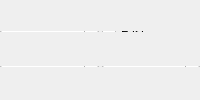
             <widget class="QWidget" name="VHFControls_widget" native="true">
              <property name="sizePolicy">
               <sizepolicy hsizetype="Preferred" vsizetype="Preferred">
                <horstretch>1</horstretch>
                <verstretch>0</verstretch>
               </sizepolicy>
              </property>
              <property name="minimumSize">
               <size>
                <width>1</width>
                <height>1</height>
               </size>
              </property>
              <layout class="QGridLayout" name="gridLayout_8">
               <property name="leftMargin">
                <number>0</number>
               </property>
               <property name="topMargin">
                <number>0</number>
               </property>
               <property name="rightMargin">
                <number>0</number>
               </property>
               <property name="bottomMargin">
                <number>0</number>
               </property>
               <property name="spacing">
                <number>3</number>
               </property>
               <item row="2" column="1">
                <widget class="LettersSpinBox" name="sbFtol">
                 <property name="sizePolicy">
                  <sizepolicy hsizetype="Preferred" vsizetype="Fixed">
                   <horstretch>1</horstretch>
                   <verstretch>0</verstretch>
                  </sizepolicy>
                 </property>
                 <property name="minimumSize">
                  <size>
                   <width>1</width>
                   <height>1</height>
                  </size>
                 </property>
                 <property name="maximumSize">
                  <size>
                   <width>110</width>
                   <height>1</height>
                  </size>
                 </property>
                 <property name="toolTip">
                  <string>Frequency tolerance (Hz)</string>
                 </property>
                 <property name="alignment">
                  <set>Qt::AlignCenter</set>
                 </property>
                 <property name="prefix">
                  <string>F Tol  </string>
                 </property>
                 <property name="minimum">
                  <number>21</number>
                 </property>
                 <property name="maximum">
                  <number>27</number>
                 </property>
                </widget>
               </item>
               <item row="1" column="1">
                <widget class="QCheckBox" name="cbFast9">
                 <property name="sizePolicy">
                  <sizepolicy hsizetype="Preferred" vsizetype="Fixed">
                   <horstretch>1</horstretch>
                   <verstretch>0</verstretch>
                  </sizepolicy>
                 </property>
                 <property name="minimumSize">
                  <size>
                   <width>1</width>
                   <height>1</height>
                  </size>
                 </property>
                 <property name="maximumSize">
                  <size>
                   <width>110</width>
                   <height>1</height>
                  </size>
                 </property>
                 <property name="toolTip">
                  <string>Check for JT9 fast modes</string>
                 </property>
                 <property name="text">
                  <string>Fast</string>
                 </property>
                </widget>
               </item>
               <item row="1" column="0">
                <widget class="LettersSpinBox" name="sbSubmode">
                 <property name="sizePolicy">
                  <sizepolicy hsizetype="Preferred" vsizetype="Fixed">
                   <horstretch>1</horstretch>
                   <verstretch>0</verstretch>
                  </sizepolicy>
                 </property>
                 <property name="minimumSize">
                  <size>
                   <width>1</width>
                   <height>1</height>
                  </size>
                 </property>
                 <property name="maximumSize">
                  <size>
                   <width>110</width>
                   <height>1</height>
                  </size>
                 </property>
                 <property name="toolTip">
                  <string>Submode controls tone spacing (A is narrowest)</string>
                 </property>
                 <property name="alignment">
                  <set>Qt::AlignCenter</set>
                 </property>
                 <property name="prefix">
                  <string>Submode </string>
                 </property>
                 <property name="minimum">
                  <number>0</number>
                 </property>
                 <property name="maximum">
                  <number>7</number>
                 </property>
                </widget>
               </item>
               <item row="2" column="0">
                <widget class="LettersSpinBox" name="sbTR">
                 <property name="sizePolicy">
                  <sizepolicy hsizetype="Preferred" vsizetype="Fixed">
                   <horstretch>1</horstretch>
                   <verstretch>0</verstretch>
                  </sizepolicy>
                 </property>
                 <property name="minimumSize">
                  <size>
                   <width>1</width>
                   <height>1</height>
                  </size>
                 </property>
                 <property name="maximumSize">
                  <size>
                   <width>110</width>
                   <height>1</height>
                  </size>
                 </property>
                 <property name="toolTip">
                  <string>Tx/Rx sequence length</string>
                 </property>
                 <property name="alignment">
                  <set>Qt::AlignCenter</set>
                 </property>
                 <property name="suffix">
                  <string>  s</string>
                 </property>
                 <property name="prefix">
                  <string>T/R  </string>
                 </property>
                 <property name="minimum">
                  <number>11</number>
                 </property>
                 <property name="maximum">
                  <number>14</number>
                 </property>
                 <property name="value">
                  <number>14</number>
                 </property>
                </widget>
               </item>
              </layout>
             </widget>
